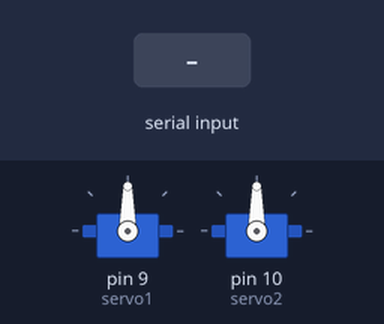
Bench run of a sketch on a simulated Arduino Uno, built with avr-gcc and run on an emulated ATmega328P. Parts: 2 × servo. Inputs (shaded band) come from the test bench.

Above: at 1.2 s.
1.3 s: "90,45\n" received over Serial
At 2.43 s:
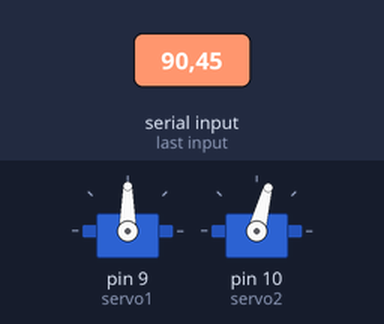
Timing chart, 0 to 10.3 s (numbered marks = the images above; inputs shaded):
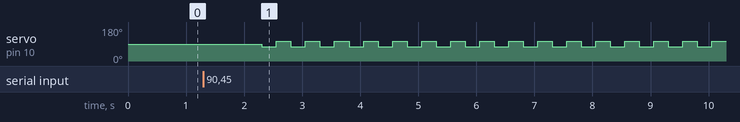

Measured:
- after the input at 1.3 s, servo on pin 10 (servo2): alternates 105° for 0.25 s and 75° for 0.25 s, starting after 1.0 s

The sketch:

arduino_servo_code_180_180.ino
```cpp
#include <Servo.h>

Servo servo1;  // 最初のサーボモーター
Servo servo2;  // 2番目のサーボモーター
bool isCommandReceived = false;

void setup() {
  servo1.attach(9);  // 最初のサーボモーターをピン9に接続
  servo2.attach(10); // 2番目のサーボモーターをピン10に接続
  servo1.write(90);  // 初期位置に設定
  servo2.write(90);  // 初期位置に設定
  Serial.begin(9600);
}

void loop() {
  if (Serial.available() > 0 && !isCommandReceived) {
    int angle = Serial.parseInt();
    int duration = Serial.parseInt();

    if (angle >= 0 && angle <= 180) {
      servo1.write(angle);  // 角度を設定
      delay(1000);

      long endTime = millis() + duration * 1000;
      while (millis() < endTime) {
        servo2.write(75);
        delay(250);
        servo2.write(105);
        delay(250);
      }

      servo1.write(90);  // 初期位置に戻す
      delay(1000);
      isCommandReceived = true;
    }
  }
}
```
